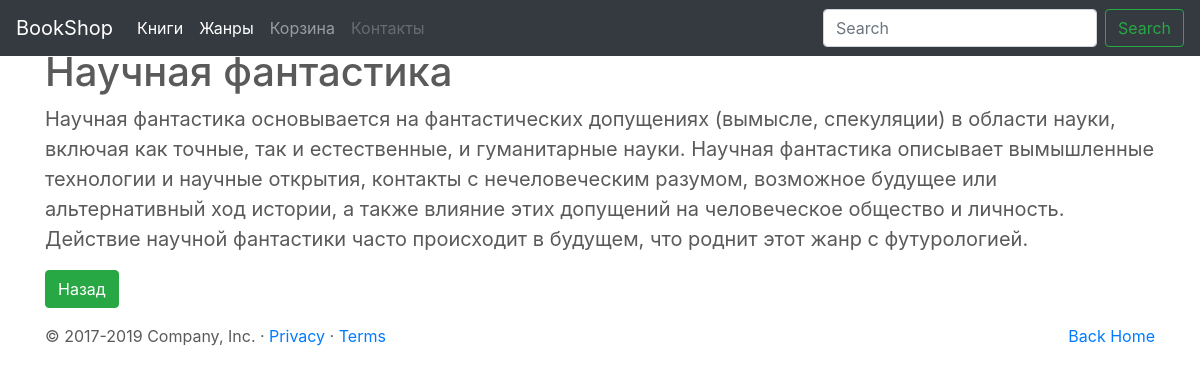
The page /genres/1/ on the database as committed earlier.
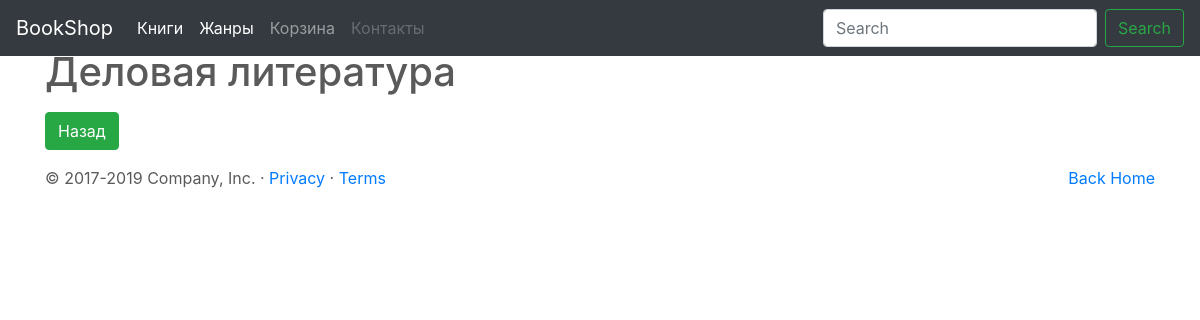
The same page on the database as committed later.
### genre/models.py (models this page shows)
class Genre(models.Model):
    name=models.CharField(max_length=50, verbose_name="Название жанра")
    description=models.TextField (blank=True, null=True, verbose_name="Описание жанра")
    def __str__(self):
        return self.name

### genre/views.py (the view)
# urls.py: path('<int:pk>/',views.DetailGenre.as_view(),name="detail"),
class DetailGenre(DetailView):
    template_name = 'genre_detail.html'
    model = Genre
    success_url = reverse_lazy("genre:list")
    form_class = CreateGenreForm

### genre/templates/genre_detail.html (shortened to what this page needs)
{% extends 'base.html' %}
{% load crispy_forms_tags %}
{% block content %}
<div class='container'>
<h1> {{ object }}</h1>
    <p class="blockquote">{{object.description}}</p>
    <p><a href="{% url 'genre:list' %}" class="btn btn-success">Назад</a></p>
</div>
{% endblock %}

### bookshop/templates/base.html (shortened to what this page needs)
{% load static %}
<!doctype html>
<html lang="en">
  <head>
<link rel="stylesheet" href="https://stackpath.bootstrapcdn.com/bootstrap/4.3.1/css/bootstrap.min.css">
<link rel="stylesheet" href="https://cdnjs.cloudflare.com/ajax/libs/font-awesome/5.12.0-2/css/all.min.css">
<link rel="stylesheet" href="{% static 'carousel.css' %}" type="text/css">
</head>
<body>
    {% include 'header.html' %}
    <main role="main">
        {% block  content %}{% endblock  %}
        {% include 'footer.html' %}
    </main>
      </body>
</html>

### bookshop/templates/header.html (shortened to what this page needs)
<header>
    <nav class="navbar navbar-expand-md navbar-dark fixed-top bg-dark">
        <a class="navbar-brand" href="/">BookShop </a>
        <div class="collapse navbar-collapse" id="navbarCollapse">
            {% include 'menu.html' %}
            <form class="form-inline mt-2 mt-md-0">
                <input class="form-control mr-sm-2" type="text" placeholder="Search" aria-label="Search">
                <button class="btn btn-outline-success my-2 my-sm-0" type="submit">Search</button>
            </form>
        </div>
    </nav>
</header>

### bookshop/templates/menu.html
<ul class="navbar-nav mr-auto">
    <li class="nav-item active">
        <a class="nav-link" href="{% url 'book:list' %}">Книги</a>
    </li>
    <li class="nav-item active">
        <a class="nav-link" href="{% url 'genre:list' %}">Жанры</a>
    </li>
    <li class="nav-item">
        <a class="nav-link" href="#">Корзина</a>
    </li>
    <li class="nav-item">
        <a class="nav-link disabled" href="#">Контакты</a>
    </li>
</ul>

### bookshop/templates/footer.html
<footer class="container">
    <p class="float-right"><a href="/">Back Home</a></p>
    <p>&copy; 2017-2019 Company, Inc. &middot; <a href="#">Privacy</a> &middot; <a href="#">Terms</a></p>
</footer>

### static/css/carousel.css (style rules this page uses)
body { padding-top: 3rem; padding-bottom: 3rem; color: #5a5a5a; }

Rows that differ between the two databases and show on the page:
changed Genre: name "Научная фантастика" → "Деловая литература"; description "Научная фантастика основывается на фантастических допущениях (вымысле, спекуляции) в области науки, включая как точные, так и естественные, и гуманитарные науки. Научная фантастика описывает вымышленные технологии и научные открытия, контакты с нечеловеческим разумом, возможное будущее или альтернативный ход истории, а также влияние этих допущений на человеческое общество и личность. Действие научной фантастики часто происходит в будущем, что роднит этот жанр с футурологией." → (not shown)
